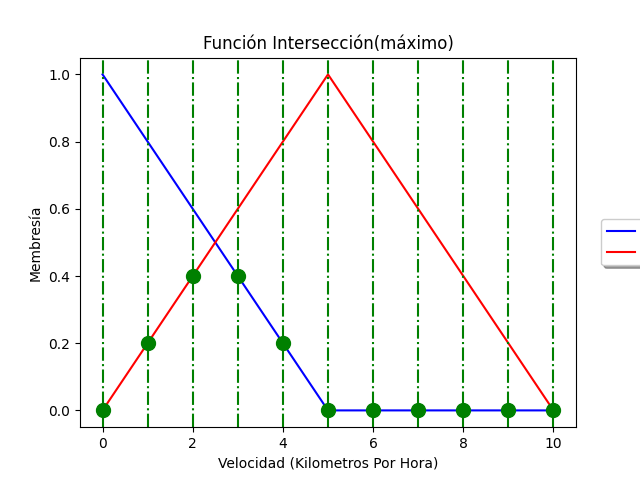

Source code (Python):
import numpy as np
import skfuzzy as sk
import matplotlib.pyplot as plt

x = np.arange(0,11, 1)

bajo = sk.trimf(x, [0,0,5])
medio = sk.trimf(x, [0,5,10])

#Configuracion
plt.figure()
plt.plot(x,bajo,'b',linewidth = 1.5, label='Bajo')
plt.plot(x,medio,'r',linewidth = 1.5, label='Medio')

#Ajustes gráfico
plt.title('Función Intersección(máximo)')
plt.ylabel('Membresía')
plt.xlabel("Velocidad (Kilometros Por Hora)")
plt.legend(loc='center right',bbox_to_anchor = (1.25,0.5),ncol=1,fancybox=True,shadow = True)

plt.axvline(x=0,ymin=0,ymax=10,color="g",linestyle='-.')
plt.axvline(x=1,ymin=0,ymax=10,color="g",linestyle='-.')
plt.axvline(x=2,ymin=0,ymax=10,color="g",linestyle='-.')
plt.axvline(x=3,ymin=0,ymax=10,color="g",linestyle='-.')
plt.axvline(x=4,ymin=0,ymax=10,color="g",linestyle='-.')
plt.axvline(x=5,ymin=0,ymax=10,color="g",linestyle='-.')
plt.axvline(x=6,ymin=0,ymax=10,color="g",linestyle='-.')
plt.axvline(x=7,ymin=0,ymax=10,color="g",linestyle='-.')
plt.axvline(x=8,ymin=0,ymax=10,color="g",linestyle='-.')
plt.axvline(x=9,ymin=0,ymax=10,color="g",linestyle='-.')
plt.axvline(x=10,ymin=0,ymax=10,color="g",linestyle='-.')

plt.plot(0,0,marker='o', markersize=10, color='g')
plt.plot(1,0.2,marker='o', markersize=10, color='g')
plt.plot(2,0.4,marker='o', markersize=10, color='g')
plt.plot(3,0.4,marker='o', markersize=10, color='g')
plt.plot(4,0.2,marker='o', markersize=10, color='g')
plt.plot(5,0,marker='o', markersize=10, color='g')
plt.plot(6,0,marker='o', markersize=10, color='g')
plt.plot(7,0,marker='o', markersize=10, color='g')
plt.plot(8,0,marker='o', markersize=10, color='g')
plt.plot(9,0,marker='o', markersize=10, color='g')
plt.plot(10,0,marker='o', markersize=10, color='g')

plt.savefig('Interseccion')

print(sk.fuzzy_and(x,bajo,x,medio))


